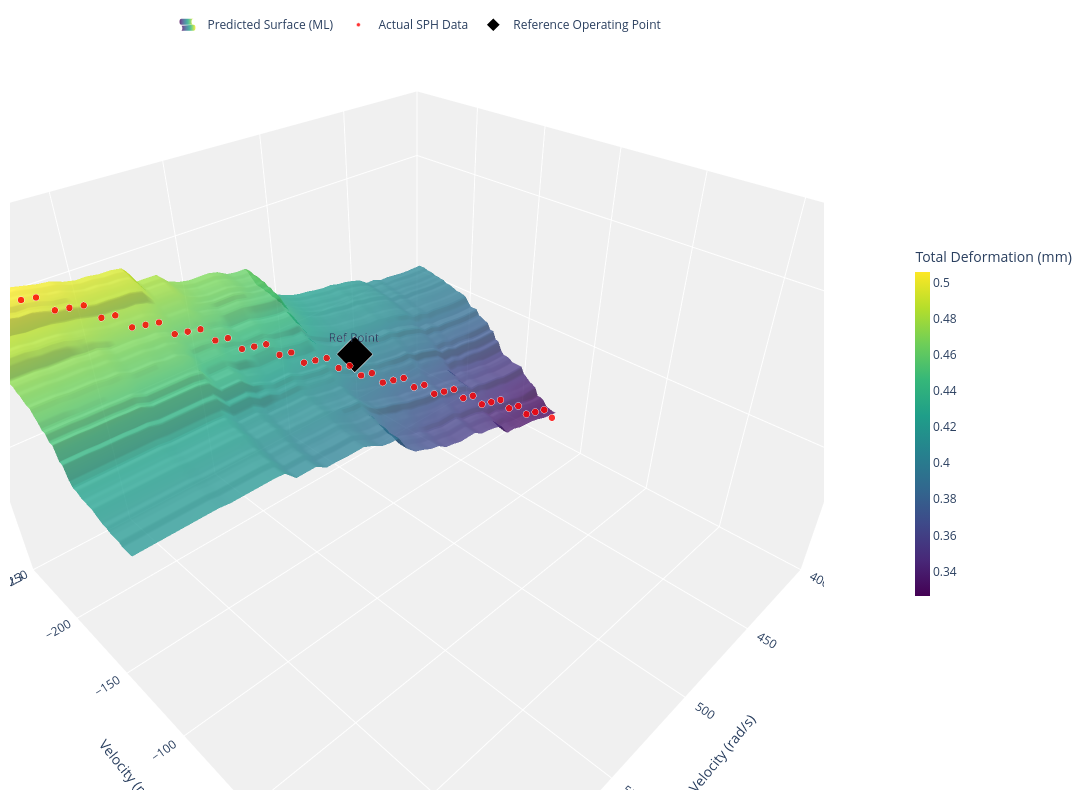

Notebook source saved alongside this figure:
### Markdown cell above
# Total deformation

### Code cell
import plotly.graph_objects as go
import numpy as np

# --- FINAL ADJUSTMENT: Pin the Diamond to the Surface ---
ref_angular = 500  
ref_velocity = -180 
# Changed from 0.46 to 0.41 so it actually touches the surface
ref_z_td = 0.415    

fig = go.Figure(data=[
    # 1. The Predicted SPH Surface
    go.Surface(
        x=angle_velocity_range,
        y=velocity_z_range,
        z=predicted_td,
        colorscale='Viridis',
        opacity=0.8,
        name='Predicted Surface (ML)',
        showlegend=True,
        colorbar=dict(
            title=dict(text='Total Deformation (mm)', side='top'),
            thickness=15,
            len=0.5,
            x=1.1
        )
    ),
    
    # 2. Actual SPH Data Points
    go.Scatter3d(
        x=df_new['Angular_Velocity_Z_Component'],
        y=df_new['Velocity_2_Z_Component'],
        z=df_new['Total_Deformation_Maximum'],
        mode='markers',
        marker=dict(
            size=4, 
            color='red',
            opacity=0.8,
            line=dict(color='white', width=0.5)
        ),
        name='Actual SPH Data'
    ),

    # 3. Reference Operating Point (The Benchmark)
    go.Scatter3d(
        x=[ref_angular],
        y=[ref_velocity],
        z=[ref_z_td],
        mode='markers+text',
        marker=dict(
            size=12, 
            color='black', 
            symbol='diamond',
            line=dict(color='white', width=2)
        ),
        name='Reference Operating Point',
        text=["Ref Point"],
        textposition="top center"
    )
])

fig.update_layout(
    width=1100, 
    height=800,
    margin=dict(l=10, r=10, b=10, t=50), # Space for legend
    showlegend=True,
    legend=dict(
        orientation="h",
        yanchor="bottom",
        y=1.02,
        xanchor="center",
        x=0.5
    ),
    scene=dict(
        xaxis_title='Angular Velocity (rad/s)',
        yaxis_title='Velocity (m/s)',
        zaxis_title='Total Deformation (mm)',
        # Balanced ranges to center the plot
        xaxis=dict(range=[400, 650]), 
        yaxis=dict(range=[-250, 50]), 
        zaxis=dict(range=[0.3, 0.55]),
        aspectmode='manual', 
        aspectratio=dict(x=1.5, y=1.5, z=1),
        xaxis_backgroundcolor="rgb(240, 240, 240)",
        yaxis_backgroundcolor="rgb(240, 240, 240)",
        zaxis_backgroundcolor="rgb(240, 240, 240)"
    ),
    paper_bgcolor='white'
)

fig.show()

### Figure 1 — Plotly figure (JSON) as saved in the notebook; plotly's stock layout.template omitted (floating-point values rounded to 4 significant figures; data arrays with more than 128 entries replaced by an {"elided": "..."} marker saying what was removed)
{"data": [{"colorbar": {"len": 0.5, "thickness": 15, "title": {"side": "top", "text": "Total Deformation (mm)"}, "x": 1.1}, "colorscale": [[0, "#440154"], [0.1111, "#482878"], [0.2222, "#3e4989"], [0.3333, "#31688e"], [0.4444, "#26828e"], [0.5556, "#1f9e89"], [0.6667, "#35b779"], [0.7778, "#6ece58"], [0.8889, "#b5de2b"], [1, "#fde725"]], "name": "Predicted Surface (ML)", "opacity": 0.8, "showlegend": true, "type": "surface", "x": [395.0, 400.1, 405.2, 410.3, 415.4, 420.5, 425.6, 430.7, 435.8, 440.9, 446.0, 451.1, 456.2, 461.3, 466.4, 471.5, 476.6, 481.7, 486.8, 491.9, 497.0, 502.1, 507.2, 512.3, 517.4, 522.6, 527.7, 532.8, 537.9, 543.0, 548.1, 553.2, 558.3, 563.4, 568.5, 573.6, 578.7, 583.8, 588.9, 594.0, 599.1, 604.2, 609.3, 614.4, 619.5, 624.6, 629.7, 634.8, 639.9, 645.0], "y": [-247.5, -244.9, -242.4, -239.8, -237.3, -234.7, -232.2, -229.6, -227.1, -224.5, -222.0, -219.4, -216.9, -214.3, -211.8, -209.2, -206.7, -204.1, -201.6, -199.0, -196.5, -193.9, -191.4, -188.8, -186.3, -183.7, -181.2, -178.6, -176.1, -173.5, -171.0, -168.4, -165.9, -163.3, -160.8, -158.2, -155.7, -153.1, -150.6, -148.0, -145.5, -142.9, -140.4, -137.8, -135.3, -132.7, -130.2, -127.6, -125.1, -122.5], "z": {"elided": "50x50 float values"}}, {"marker": {"color": "red", "line": {"color": "white", "width": 0.5}, "opacity": 0.8, "size": 4}, "mode": "markers", "name": "Actual SPH Data", "type": "scatter3d", "x": [395, 400, 405, 410, 415, 420, 425, 430, 435, 440, 445, 450, 455, 460, 465, 470, 475, 480, 485, 490, 495, 500, 505, 510, 515, 520, 525, 530, 535, 540, 545, 550, 555, 560, 565, 570, 575, 580, 585, 590, 595, 600, 605, 610, 615, 620, 625, 630, 635, 640, 645], "y": [-122.5, -125.0, -127.5, -130.0, -132.5, -135.0, -137.5, -140.0, -142.5, -145.0, -147.5, -150.0, -152.5, -155.0, -157.5, -160.0, -162.5, -165.0, -167.5, -170.0, -172.5, -175.0, -177.5, -180.0, -182.5, -185.0, -187.5, -190.0, -192.5, -195.0, -197.5, -200.0, -202.5, -205.0, -207.5, -210.0, -212.5, -215.0, -217.5, -220.0, -222.5, -225.0, -227.5, -230.0, -232.5, -235.0, -237.5, -240.0, -242.5, -245.0, -247.5], "z": [0.32, 0.32, 0.33, 0.33, 0.33, 0.34, 0.34, 0.35, 0.35, 0.35, 0.36, 0.36, 0.37, 0.37, 0.37, 0.38, 0.38, 0.39, 0.39, 0.39, 0.4, 0.4, 0.41, 0.41, 0.42, 0.42, 0.42, 0.43, 0.43, 0.44, 0.44, 0.44, 0.45, 0.45, 0.46, 0.46, 0.46, 0.47, 0.47, 0.47, 0.48, 0.48, 0.49, 0.49, 0.49, 0.5, 0.5, 0.5, 0.51, 0.51, 0.52]}, {"marker": {"color": "black", "line": {"color": "white", "width": 2}, "size": 12, "symbol": "diamond"}, "mode": "markers+text", "name": "Reference Operating Point", "text": ["Ref Point"], "textposition": "top center", "type": "scatter3d", "x": [500], "y": [-180], "z": [0.415]}], "layout": {"height": 800, "legend": {"orientation": "h", "x": 0.5, "xanchor": "center", "y": 1.02, "yanchor": "bottom"}, "margin": {"b": 10, "l": 10, "r": 10, "t": 50}, "paper_bgcolor": "white", "scene": {"aspectmode": "manual", "aspectratio": {"x": 1.5, "y": 1.5, "z": 1}, "xaxis": {"backgroundcolor": "rgb(240, 240, 240)", "range": [400, 650], "title": {"text": "Angular Velocity (rad/s)"}}, "yaxis": {"backgroundcolor": "rgb(240, 240, 240)", "range": [-250, 50], "title": {"text": "Velocity (m/s)"}}, "zaxis": {"backgroundcolor": "rgb(240, 240, 240)", "range": [0.3, 0.55], "title": {"text": "Total Deformation (mm)"}}}, "showlegend": true, "width": 1100}}
